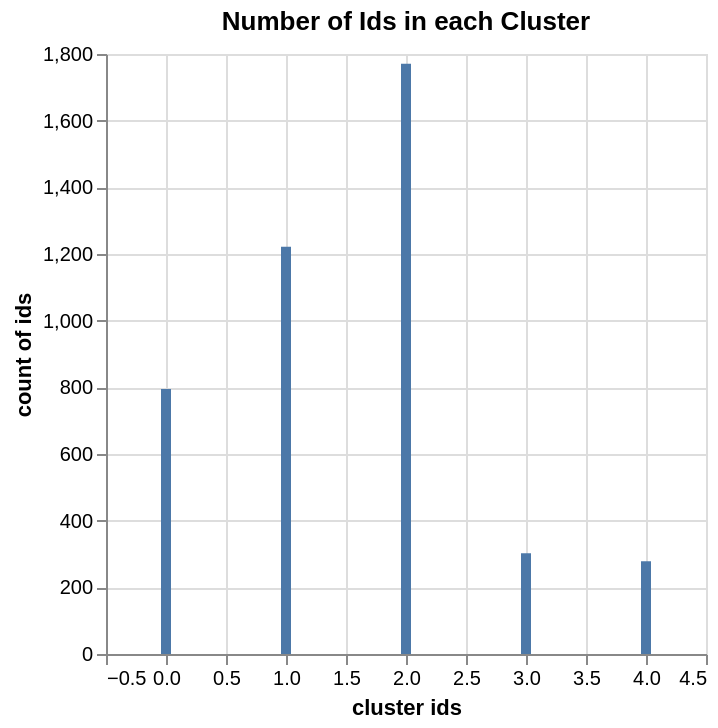

Notebook code for this chart:
### Code cell
%chart x = td_clusterid_kmeans, y = td_size_kmeans, typex = q, typey = q,
labelx = "cluster ids", labely = "count of ids", type = bar,
title = "Number of Ids in each Cluster", height = 400, width = 400

### Figure 1 — Vega-Lite specification as saved in the notebook (floating-point values rounded to 4 significant figures)
{"$schema": "https://vega.github.io/schema/vega-lite/v3.json", "data": {"format": {"type": "csv"}, "values": "\"td_clusterid_kmeans\",\"td_size_kmeans\"\n\"2\",\"1771\"\n\"4\",\"278\"\n\"3\",\"302\"\n\"1\",\"1222\"\n\"0\",\"795\"\n"}, "encoding": {"x": {"axis": {"grid": true, "title": "cluster ids"}, "field": "td_clusterid_kmeans", "type": "quantitative"}, "y": {"axis": {"grid": true, "title": "count of ids"}, "field": "td_size_kmeans", "type": "quantitative"}}, "height": "400", "mark": {"color": "#4C78A8", "type": "bar"}, "title": "Number of Ids in each Cluster", "width": "400"}
